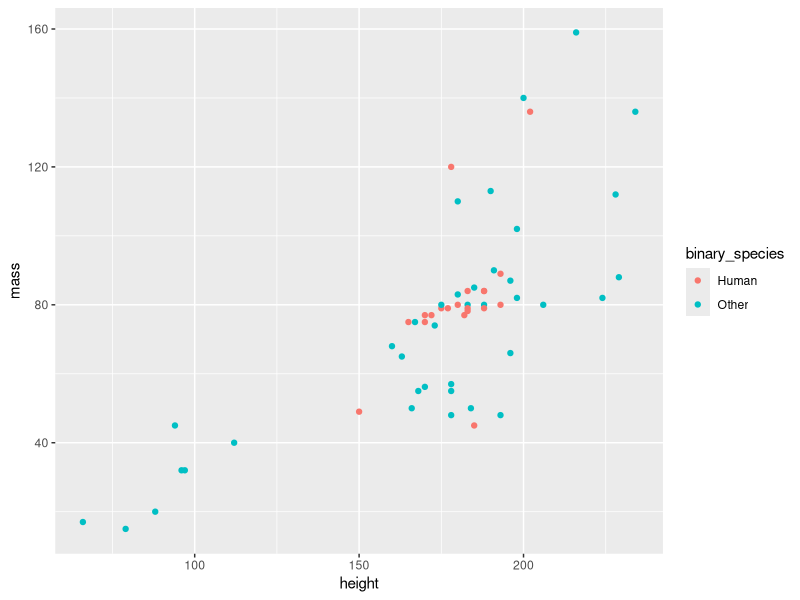

This chart was generated by the following R code:
## ---- chunk 1
#| message: false
#| warning: false

library(dplyr)
library(ggplot2)
## ---- chunk 2
count_human <- starwars |>
  filter(!is.na(height), !is.na(mass)) |>
  mutate(binary_species = case_when(
    species == "Human" ~ "Human",
    TRUE ~ "Other"
  )) |>
  count(binary_species)

count_human
## ---- chunk 3
#| label: fig-human-nonhuman-size
#| fig-cap: "Comparison of Human to Non-human Character Size in Starwars Films"

starwars |>
  filter(!is.na(height), !is.na(mass), mass < 1000) |>
  mutate(binary_species = case_when(
    species == "Human" ~ "Human",
    TRUE ~ "Other"
  )) |>
  ggplot(aes(x = height, y = mass, color = binary_species)) + geom_point()
## ---- chunk 4
filtered_out <- starwars |>
  filter(mass > 1000) |>
  slice(1)

filtered_out
